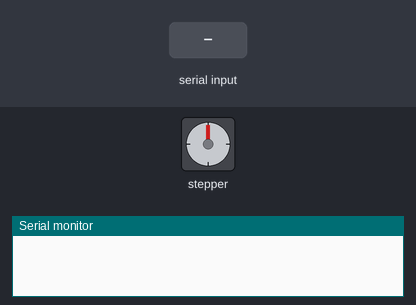
This sketch was run on a simulated Arduino Uno, built with avr-gcc and run on an emulated ATmega328P. On the bench: stepper motor, the last lines printed to the serial monitor. The test bench sets the inputs (shaded band). Stepper angles assume 2048 steps per turn.

Above: at 1.2 s.
1.3 s: "m90\n" received over Serial
At 2.1 s:
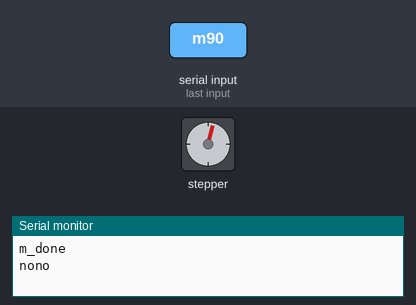
4.6 s: "m,45\n" received over Serial
At 5.4 s:
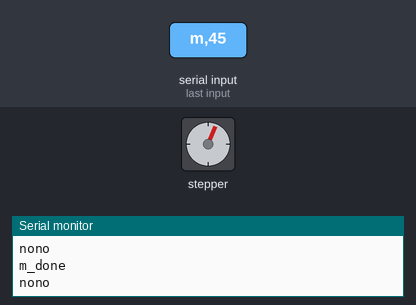
Timing chart, 0 to 7.6 s (numbered marks = the images above; inputs shaded):
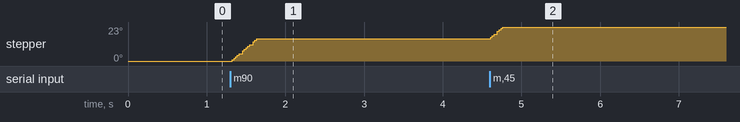

The sketch:

CarParking.ino
```cpp
#include <Stepper.h>

// 电机内部输出轴旋转一周步数
const int STEPS_PER_ROTOR_REV = 32;

//  减速比
const int GEAR_REDUCTION = 64;

// 电机外部输出轴旋转一周步数 （2048）
const float STEPS_PER_OUT_REV = STEPS_PER_ROTOR_REV * GEAR_REDUCTION;

// 电机旋转步数
int StepsRequired = 0;
int state;

Stepper steppermotor(STEPS_PER_ROTOR_REV, 8, 10, 9, 11);

void setup()
{
  Serial.begin(9600);

  while (!Serial) {
    ;
  }

  steppermotor.setSpeed(500);
}

void loop()
{

  if(Serial.available() > 0){


      switch (Serial.read()) {
        case 'm':
          StepsRequired = Serial.parseInt();
          for(state=0;state<StepsRequired;state++){
            steppermotor.step(1);
          }
          Serial.println("m_done");
          break;
        case 's':
          state = Serial.parseInt();
          Serial.println(state);//显示屏代码
          break;
        default:
          Serial.println("nono");
          break;
      }

  }
}
```

Measured:
- after the input at 1.3 s, stepper: turns 15° clockwise in 0.31 s, starting at once
